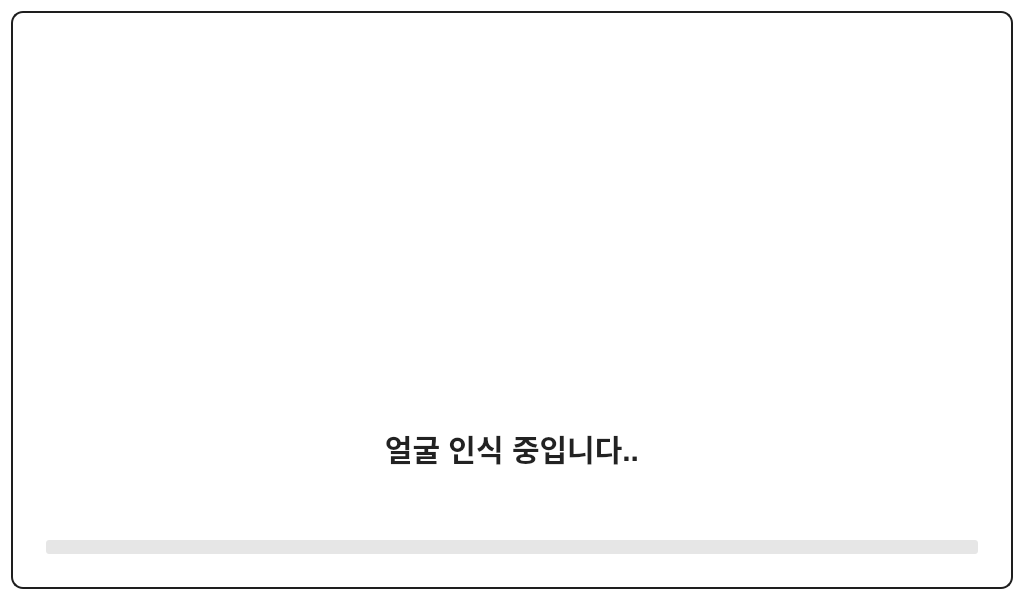
<?xml version="1.0" encoding="UTF-8"?>
<ui version="4.0">
 <class>AuthWindow</class>
 <widget class="QWidget" name="AuthWindow">
  <property name="geometry">
   <rect>
    <x>0</x>
    <y>0</y>
    <width>1024</width>
    <height>600</height>
   </rect>
  </property>
  <property name="sizePolicy">
   <sizepolicy hsizetype="Expanding" vsizetype="Expanding">
    <horstretch>0</horstretch>
    <verstretch>0</verstretch>
   </sizepolicy>
  </property>
  <property name="windowTitle">
   <string>Form</string>
  </property>
  <property name="styleSheet">
   <string notr="true">
QWidget#AuthWindow, QWidget#DataCheckWindow {
  background: #FFFFFF;
  font-family: &quot;Noto Sans&quot;, &quot;Malgun Gothic&quot;;
  font-size: 14px;
}

#panel {
  background: #FFFFFF;
  border: 2px solid #1E1E1E;
  border-radius: 12px;
  padding: 24px;      
}


#loadingLabel {
  color: #222;
  font-weight: 700;
  qproperty-alignment: 'AlignHCenter | AlignVCenter';
  margin-bottom: 12px;
}

QWidget#AuthWindow  #loadingLabel { font-size: 30px; }  /* AuthWindow 크기 */
QWidget#DataCheckWindow #loadingLabel { font-size: 26px; }  /* DataCheckWindow 크기 */

QProgressBar#progressLine,
QProgressBar {
  border: none;
  background: #E6E6E6;
  border-radius: 3px;
  min-height: 12px;
  max-height: 14px;
}
QProgressBar#progressLine::chunk,
QProgressBar::chunk {
  background-color: #222222;
  border-radius: 3px;
}

#loadingIcon {
  background: #FFFFFF;
  margin-bottom: 12px;
}
</string>
  </property>
  <layout class="QVBoxLayout" name="verticalLayout">
   <item>
    <widget class="QFrame" name="panel">
     <property name="frameShape">
      <enum>QFrame::StyledPanel</enum>
     </property>
     <property name="frameShadow">
      <enum>QFrame::Raised</enum>
     </property>
     <layout class="QVBoxLayout" name="verticalLayout_2" stretch="4,2,2">
      <item>
       <widget class="QFrame" name="iconFrame">
        <property name="frameShape">
         <enum>QFrame::NoFrame</enum>
        </property>
        <property name="frameShadow">
         <enum>QFrame::Raised</enum>
        </property>
        <layout class="QHBoxLayout" name="horizontalLayout_2">
         <item>
          <widget class="QLabel" name="loadingIcon">
           <property name="minimumSize">
            <size>
             <width>300</width>
             <height>160</height>
            </size>
           </property>
           <property name="maximumSize">
            <size>
             <width>500</width>
             <height>16777215</height>
            </size>
           </property>
           <property name="text">
            <string/>
           </property>
           <property name="pixmap">
            <pixmap resource="../resources.qrc">:/images/images/AuthFace.png</pixmap>
           </property>
           <property name="scaledContents">
            <bool>true</bool>
           </property>
           <property name="alignment">
            <set>Qt::AlignHCenter</set>
           </property>
          </widget>
         </item>
        </layout>
       </widget>
      </item>
      <item>
       <widget class="QLabel" name="loadingLabel">
        <property name="styleSheet">
         <string notr="true"/>
        </property>
        <property name="text">
         <string>얼굴 인식 중입니다..</string>
        </property>
        <property name="alignment">
         <set>Qt::AlignCenter</set>
        </property>
       </widget>
      </item>
      <item>
       <widget class="QProgressBar" name="progressLine">
        <property name="minimumSize">
         <size>
          <width>800</width>
          <height>12</height>
         </size>
        </property>
        <property name="maximumSize">
         <size>
          <width>16777215</width>
          <height>14</height>
         </size>
        </property>
        <property name="value">
         <number>0</number>
        </property>
        <property name="textVisible">
         <bool>false</bool>
        </property>
       </widget>
      </item>
     </layout>
    </widget>
   </item>
  </layout>
 </widget>
 <resources>
  <include location="../resources.qrc"/>
 </resources>
 <connections/>
</ui>
